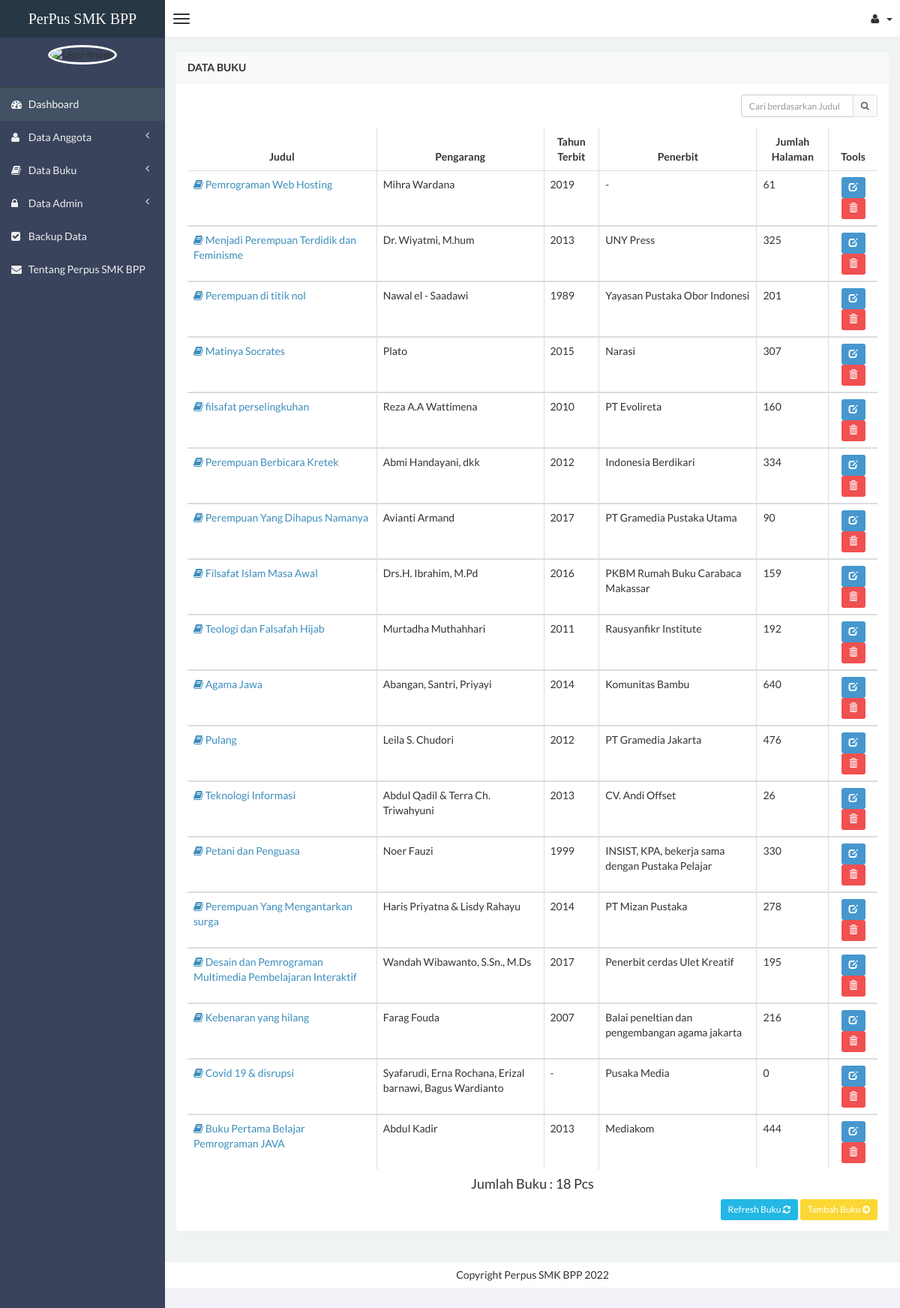
The page /admin/buku.php (signed in) on the database its author committed.
### tables this page shows
CREATE TABLE `data_buku` (
  `id` int(11) NOT NULL,
  `judul` varchar(250) NOT NULL,
  `pengarang` varchar(250) NOT NULL,
  `th_terbit` varchar(4) NOT NULL,
  `penerbit` varchar(250) NOT NULL,
  `isbn` varchar(25) NOT NULL,
  `kategori` varchar(50) NOT NULL,
  `jumlah_buku` int(2) NOT NULL,
  `asal` varchar(50) NOT NULL,
  `tgl_input` varchar(75) NOT NULL,
  `gambar` text NOT NULL,
  `link_buku` varchar(250) NOT NULL
);

### admin/buku.php (the view, shortened to what this page needs)
<?php
if (empty($_SESSION['username'])) {
    header('location:../index.php');
} else {
?>
    <!DOCTYPE html>
    <html>
    <head>
        <link href="../css/bootstrap.min.css" rel="stylesheet" type="text/css" />
        <link href="../css/font-awesome.min.css" rel="stylesheet" type="text/css" />
        <link href="../css/ionicons.min.css" rel="stylesheet" type="text/css" />
        <link href="../css/morris/morris.css" rel="stylesheet" type="text/css" />
        <link href="../css/jvectormap/jquery-jvectormap-1.2.2.css" rel="stylesheet" type="text/css" />
        <link href="../css/datepicker/datepicker3.css" rel="stylesheet" type="text/css" />
        <link href="../css/daterangepicker/daterangepicker-bs3.css" rel="stylesheet" type="text/css" />
        <link href="../css/iCheck/all.css" rel="stylesheet" type="text/css" />
        <link href="../css/style.css" rel="stylesheet" type="text/css" />
    </head>
    <body class="skin-black">
        <header class="header">
            <a href="index.php" class="logo">
                PerPus SMK BPP
            </a>
            <nav class="navbar navbar-static-top" role="navigation">
                <a href="#" class="navbar-btn sidebar-toggle" data-toggle="offcanvas" role="button">
                    <span class="icon-bar"></span>
                    <span class="icon-bar"></span>
                    <span class="icon-bar"></span>
                </a>
                <div class="navbar-right">
                    <ul class="nav navbar-nav">
                        <li class="dropdown user user-menu">
                            <a href="#" class="dropdown-toggle" data-toggle="dropdown">
                                <i class="fa fa-user"></i>
                                <span><?php echo $_SESSION['fullname']; ?> <i class="caret"></i></span>
                            </a>
                        </li>
                    </ul>
                </div>
            </nav>
        </header>
    <?php } ?>
    <div class="wrapper row-offcanvas row-offcanvas-left">
        <aside class="left-side sidebar-offcanvas">
            <section class="sidebar">
                <div class="user-panel">
                    <div>
                        <center><img src="<?php echo $_SESSION['gambar']; ?>" height="80" width="80" class="img-circle" alt="User Image" style="border: 3px solid white;" /></center>
                    </div>
                    <div class="info">
                    </div>
                </div>
                <?php include "menu.php"; ?>
            </section>
        </aside>
        <aside class="right-side">
            <section class="content">
                <div class="row">
                    <div class="col-xs-12">
                        <div class="panel">
                            <header class="panel-heading">
                                <b>Data Buku</b>
                            </header>
                            <div class="panel-body table-responsive">
                                <div class="box-tools m-b-15">
                                    <form action="buku.php" method="POST">
                                        <div class="input-group">
                                            <input type='text' class="form-control input-sm pull-right" style="width: 150px;" name='qcari' placeholder='Cari berdasarkan Judul' required />
                                            <div class="input-group-btn">
                                                <button class="btn btn-sm btn-default" type="submit"><i class="fa fa-search"></i></button>
                                            </div>
                                        </div>
                                    </form>
                                </div>
                                <?php
                                $query1 = "select * from data_buku";
                                $tampil = mysqli_query($conn, $query1) or die(mysqli_error($conn));
                                ?>
                                <table id="example" class="table table-hover table-bordered">
                                    <thead>
                                        <tr>
                                            <th>
                                                <center>Judul </center>
                                            </th>
                                            <th>
                                                <center>Pengarang </center>
                                            </th>
                                            <th>
                                                <center>Tahun Terbit </center>
                                            </th>
                                            <th>
                                                <center>Penerbit </center>
                                            </th>
                                            <th>
                                                <center>Jumlah Halaman </center>
                                            </th>
                                            <th>
                                                <center>Tools</center>
                                            </th>
                                        </tr>
                                    </thead>
                                    <?php while ($data = mysqli_fetch_array($tampil)) { ?>
                                        <tbody>
                                            <tr>
                                                <td><a href="detail-buku.php?hal=edit&kd=<?php echo $data['id']; ?>"><span class="fa fa-book"></span> <?php echo $data['judul']; ?></a></td>
                                                <td><?php echo $data['pengarang']; ?></td>
                                                <td><?php echo $data['th_terbit']; ?></td>
                                                <td><?php echo $data['penerbit']; ?></td>
                                                <td><?php echo $data['jumlah_buku']; ?></td>
                                                <td>
                                                    <center>
                                                        <div id="thanks"><a class="btn btn-sm btn-primary" data-placement="bottom" data-toggle="tooltip" title="Edit Buku" href="edit-buku.php?hal=edit&kd=<?php echo $data['id']; ?>"><span class="glyphicon glyphicon-edit"></span></a>
                                                            <a onclick="return confirm ('Yakin hapus <?php echo $data['judul']; ?>.?');" class="btn btn-sm btn-danger tooltips" data-placement="bottom" data-toggle="tooltip" title="Hapus Buku" href="hapus-buku.php?hal=hapus&kd=<?php echo $data['id']; ?>"><span class="glyphicon glyphicon-trash"></a>
                                                    </center>
                                                </td>
                                            </tr>
                            </div>
                        <?php
                                    }
                        ?>
                        </tbody>
                        <?php $tampil = mysqli_query($conn, "select * from data_buku order by id");
                        $buku = mysqli_num_rows($tampil);
                        ?>
                        <center>
                            <h4>Jumlah Buku : <?php echo "$buku"; ?> Pcs </h4>
                        </center>
                        <div class="text-right" style="margin-top: 10px;">
                            <a href="buku.php" class="btn btn-sm btn-info">Refresh Buku <i class="fa fa-refresh"></i></a> <a href="input-buku.php" class="btn btn-sm btn-warning">Tambah Buku <i class="fa fa-arrow-circle-right"></i></a>
                        </div>
    <div class="footer-main">
        Copyright Perpus SMK BPP 2022
    </div>
    </body>
    </html>

### admin/menu.php (shortened to what this page needs)
<ul class="sidebar-menu">
    <li class="active">
        <a href="index.php">
            <i class="fa fa-dashboard"></i> <span>Dashboard</span>
        </a>
    </li>
    <li class="treeview">
        <a href="#">
            <i class="fa fa-user"></i>
            <span>Data Anggota</span>
            <i class="fa fa-angle-left pull-right"></i>
        </a>
    </li>
    <li class="treeview">
        <a href="#">
            <i class="fa fa-book"></i>
            <span>Data Buku</span>
            <i class="fa fa-angle-left pull-right"></i>
        </a>
    </li>
    <li class="treeview">
        <a href="#">
            <i class="fa fa-lock"></i>
            <span>Data Admin</span>
            <i class="fa fa-angle-left pull-right"></i>
        </a>
    </li>
    <li>
        <a href="backup.php">
            <i class="fa fa-check-square"></i> <span>Backup Data</span>
        </a>
    </li>
    <li>
        <a href="tentang.php">
            <i class="fa fa-envelope"></i> <span>Tentang Perpus SMK BPP</span>
        </a>
    </li>
</ul>

### rows shown on the page
data_buku: judul "Pemrograman Web Hosting", pengarang "Mihra Wardana", th_terbit "2019", penerbit "-", jumlah_buku "61"
data_buku: judul "Menjadi Perempuan Terdidik dan Feminisme", pengarang "Dr. Wiyatmi, M.hum", th_terbit "2013", penerbit "UNY Press", jumlah_buku "325"
data_buku: judul "Perempuan di titik nol", pengarang "Nawal el - Saadawi", th_terbit "1989", penerbit "Yayasan Pustaka Obor Indonesi", jumlah_buku "201"
data_buku: judul "Matinya Socrates", pengarang "Plato", th_terbit "2015", penerbit "Narasi", jumlah_buku "307"
data_buku: judul "filsafat perselingkuhan", pengarang "Reza A.A Wattimena", th_terbit "2010", penerbit "PT Evolireta", jumlah_buku "160"
data_buku: judul "Perempuan Berbicara Kretek", pengarang "Abmi Handayani, dkk", th_terbit "2012", penerbit "Indonesia Berdikari", jumlah_buku "334"
data_buku: judul "Perempuan Yang Dihapus Namanya", pengarang "Avianti Armand", th_terbit "2017", penerbit "PT Gramedia Pustaka Utama", jumlah_buku "90"
data_buku: judul "Filsafat Islam Masa Awal", pengarang "Drs.H. Ibrahim, M.Pd", th_terbit "2016", penerbit "PKBM Rumah Buku Carabaca Makassar", jumlah_buku "159"
data_buku: judul "Teologi dan Falsafah Hijab", pengarang "Murtadha Muthahhari", th_terbit "2011", penerbit "Rausyanfikr Institute", jumlah_buku "192"
data_buku: judul "Agama Jawa", pengarang "Abangan, Santri, Priyayi", th_terbit "2014", penerbit "Komunitas Bambu", jumlah_buku "640"
data_buku: judul "Pulang", pengarang "Leila S. Chudori", th_terbit "2012", penerbit "PT Gramedia Jakarta", jumlah_buku "476"
data_buku: judul "Teknologi Informasi", pengarang "Abdul Qadil & Terra Ch. Triwahyuni", th_terbit "2013", penerbit "CV. Andi Offset", jumlah_buku "26"
data_buku: judul "Petani dan Penguasa", pengarang "Noer Fauzi", th_terbit "1999", penerbit "INSIST, KPA, bekerja sama dengan Pustaka Pelajar", jumlah_buku "330"
data_buku: judul "Perempuan Yang Mengantarkan surga", pengarang "Haris Priyatna & Lisdy Rahayu", th_terbit "2014", penerbit "PT Mizan Pustaka", jumlah_buku "278"
data_buku: judul "Desain dan Pemrograman Multimedia Pembelajaran Interaktif", pengarang "Wandah Wibawanto, S.Sn., M.Ds", th_terbit "2017", penerbit "Penerbit cerdas Ulet Kreatif", jumlah_buku "195"
data_buku: judul "Kebenaran yang hilang", pengarang "Farag Fouda", th_terbit "2007", penerbit "Balai peneltian dan pengembangan agama jakarta", jumlah_buku "216"
data_buku: judul "Covid 19 & disrupsi", pengarang "Syafarudi, Erna Rochana, Erizal barnawi, Bagus Wardianto", th_terbit "-", penerbit "Pusaka Media", jumlah_buku "0"
data_buku: judul "Buku Pertama Belajar Pemrograman JAVA", pengarang "Abdul Kadir", th_terbit "2013", penerbit "Mediakom", jumlah_buku "444"

### other values the page prints
$buku "18"
